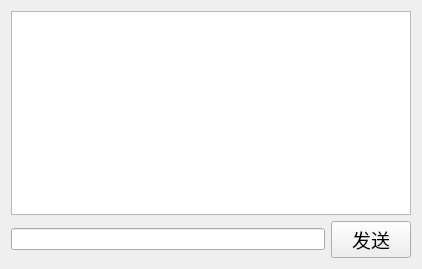
<?xml version="1.0" encoding="UTF-8"?>
<ui version="4.0">
 <class>Chat</class>
 <widget class="QWidget" name="Chat">
  <property name="geometry">
   <rect>
    <x>0</x>
    <y>0</y>
    <width>422</width>
    <height>269</height>
   </rect>
  </property>
  <property name="windowTitle">
   <string>Form</string>
  </property>
  <layout class="QVBoxLayout" name="verticalLayout_2">
   <item>
    <layout class="QVBoxLayout" name="verticalLayout">
     <item>
      <widget class="QTextEdit" name="chat_TE">
       <property name="readOnly">
        <bool>true</bool>
       </property>
       <property name="html">
        <string>&lt;!DOCTYPE HTML PUBLIC &quot;-//W3C//DTD HTML 4.0//EN&quot; &quot;http://www.w3.org/TR/REC-html40/strict.dtd&quot;&gt;
&lt;html&gt;&lt;head&gt;&lt;meta name=&quot;qrichtext&quot; content=&quot;1&quot; /&gt;&lt;style type=&quot;text/css&quot;&gt;
p, li { white-space: pre-wrap; }
&lt;/style&gt;&lt;/head&gt;&lt;body style=&quot; font-family:'SimSun'; font-size:9pt; font-weight:400; font-style:normal;&quot;&gt;
&lt;p style=&quot;-qt-paragraph-type:empty; margin-top:0px; margin-bottom:0px; margin-left:0px; margin-right:0px; -qt-block-indent:0; text-indent:0px;&quot;&gt;&lt;br /&gt;&lt;/p&gt;&lt;/body&gt;&lt;/html&gt;</string>
       </property>
      </widget>
     </item>
     <item>
      <layout class="QHBoxLayout" name="horizontalLayout">
       <item>
        <widget class="QLineEdit" name="input_LE">
         <property name="text">
          <string/>
         </property>
        </widget>
       </item>
       <item>
        <widget class="QPushButton" name="send_PB">
         <property name="font">
          <font>
           <family>Agency FB</family>
           <pointsize>14</pointsize>
          </font>
         </property>
         <property name="text">
          <string>发送</string>
         </property>
        </widget>
       </item>
      </layout>
     </item>
    </layout>
   </item>
  </layout>
 </widget>
 <resources/>
 <connections/>
</ui>
